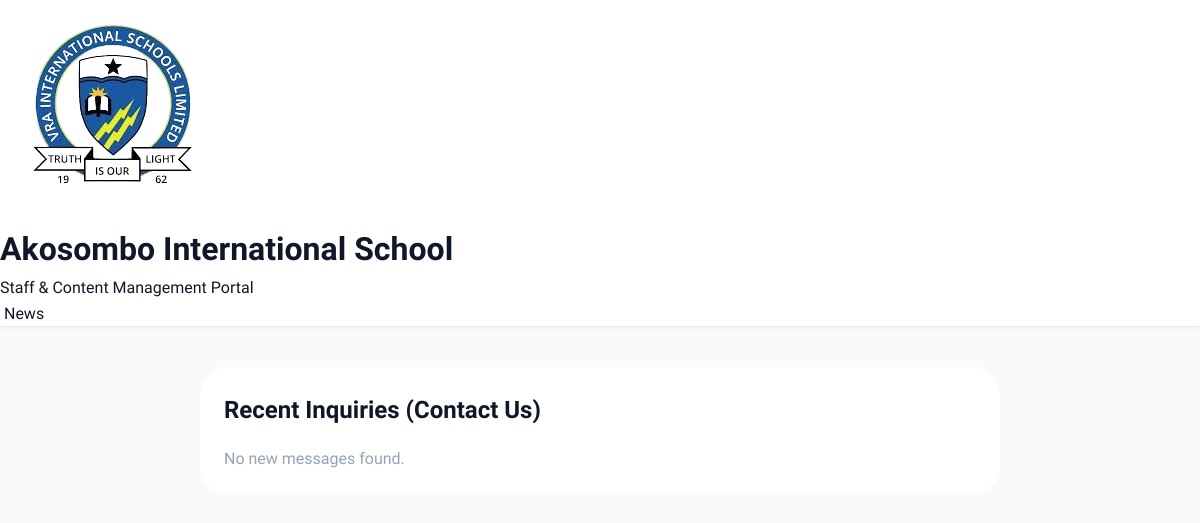
/admin-contact (signed in), run on an earlier commit of the app's database.
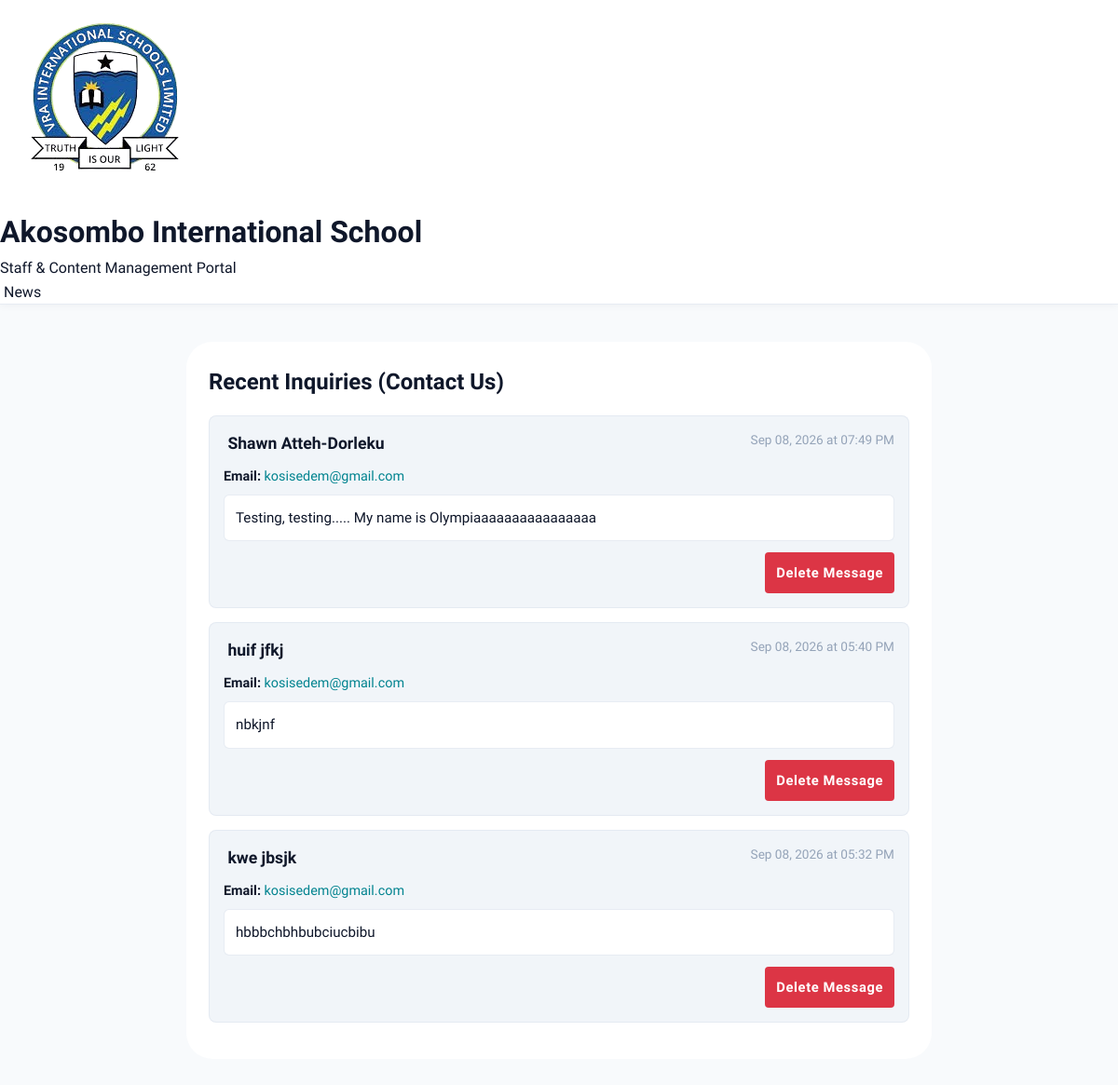
And on a later commit of the database.
### tables this page shows
CREATE TABLE messages (
            id INTEGER PRIMARY KEY AUTOINCREMENT,
            first_name TEXT NOT NULL,
            last_name TEXT NOT NULL,
            email TEXT NOT NULL,
            reason TEXT NOT NULL,
            date_sent TEXT
        );

### app.py (the view)
@app.route("/admin-contact")
@login_required
def admin_contact():
    conn = get_db_connection()
    messages = conn.execute("SELECT * FROM messages ORDER BY id DESC").fetchall()
    conn.close()
    return render_template("admin-contact.html", messages=messages)

### app.py (called while the page is built)
def get_db_connection():
    conn = sqlite3.connect("school.db")
    conn.row_factory = sqlite3.Row
    conn.execute(
        """
        CREATE TABLE IF NOT EXISTS slides (
            id INTEGER PRIMARY KEY AUTOINCREMENT,
            name TEXT NOT NULL,
            image_url TEXT,
            description TEXT,
            date_posted TEXT
        )
    """
    )
    conn.execute(
        """
        CREATE TABLE IF NOT EXISTS messages (
            id INTEGER PRIMARY KEY AUTOINCREMENT,
            first_name TEXT,
            last_name TEXT,
            email TEXT,
            reason TEXT,
            date_sent TEXT
        )
    """
    )
    conn.commit()
    return conn

def login_required(f):
    @wraps(f)
    def decorated_function(*args, **kwargs):
        if not session.get("logged_in"):
            return redirect(url_for("login"))
        return f(*args, **kwargs)
    return decorated_function

### templates/admin-contact.html (shortened to what this page needs)
<!DOCTYPE html>
<html lang="en">
<head>
    <link rel="stylesheet" href="{{ url_for('static', filename='style.css') }}">
    <link rel="stylesheet" href="https://cdnjs.cloudflare.com/ajax/libs/font-awesome/6.5.0/css/all.min.css">
    <link rel="stylesheet" href="https://cdn.jsdelivr.net/npm/@vscode/codicons/dist/codicon.css">
</head>
<body class="admin-body">
    <header class="admin-navbar">
        <a href="{{ url_for('home') }}" class="admin-brand">
            <img src="{{ url_for('static', filename='school_crest.png') }}" alt="AIS Crest">
            <div class="admin-brand-text">
                <h1>Akosombo International School</h1>
                <span>Staff &amp; Content Management Portal</span>
            </div>
        </a>
        <div class="admin-nav-actions">
            <a href="{{ url_for('home') }}" class="btn-secondary">
                 News
            </a>
            </div>
    </header>
    <div class="admin-layout" style="padding: 40px;">
        <main class="admin-content" style="width: 100%; max-width: 800px; margin: 0 auto;">
            <div class="admin-card-container" style="background: var(--bg-card); padding: 24px; border-radius: var(--radius-lg);">
                <h2>Recent Inquiries (Contact Us)</h2>
                <ul style="list-style: none; padding: 0; margin-top: 16px;">
                    {% for m in messages %}
                        <li style="padding: 15px; border: 1px solid var(--border-subtle); border-radius: 8px; margin-bottom: 15px; background: var(--bg-card-subtle);">
                            <div style="display: flex; justify-content: space-between; margin-bottom: 10px;">
                                <strong style="font-size: 1.1rem;">
                                     {{ m['first_name'] }} {{ m['last_name'] }}
                                </strong>
                                <span style="font-size: 0.85rem; color: var(--text-muted);">
                                     {{ m['date_sent'] }}
                                </span>
                            </div>
                            <p style="font-size: 0.9rem; margin-bottom: 8px;">
                                <strong>Email:</strong>
                                <a href="mailto:{{ m['email'] }}" style="color: var(--cyan-dark);">{{ m['email'] }}</a>
                            </p>
                            <div style="background: var(--bg-card); padding: 12px; border-radius: 6px; border: 1px solid var(--border-subtle); font-size: 0.95rem;">
                                {{ m['reason'] }}
                            </div>
                            <form action="/delete_message" method="POST" style="margin-top: 12px; text-align: right;">
                                <button type="submit" style="background-color: #dc3545; color: white; border: none; padding: 6px 12px; border-radius: 4px; cursor: pointer;">Delete Message</button>
                            </form>
                        </li>
                    {% else %}
                        <p style="color: var(--text-muted);">No new messages found.</p>
                    {% endfor %}
                </ul>
            </div>
        </main>
    </div>
</body>
</html>

What changed in the data, as far as the page shows it:
added messages: first_name "Shawn", last_name "Atteh-Dorleku", date_sent "Sep 08, 2026 at 07:49 PM", email "kosisedem@gmail.com", reason "Testing, testing..... My name is Olympiaaaaaaaaaaaaaaaa"
added messages: first_name "huif", last_name "jfkj", date_sent "Sep 08, 2026 at 05:40 PM", email "kosisedem@gmail.com", reason "nbkjnf"
added messages: first_name "kwe", last_name "jbsjk", date_sent "Sep 08, 2026 at 05:32 PM", email "kosisedem@gmail.com", reason "hbbbchbhbubciucbibu"
Also different on the page:
text no longer shown: "No new messages found."
